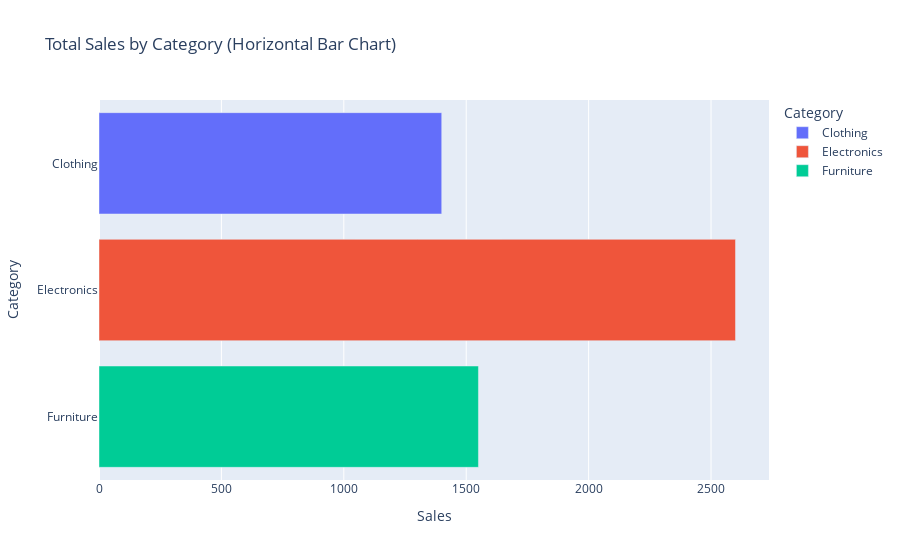

Notebook code cell kept with this figure:
### Markdown cell above
# Horizontal Bar Chart

### Code cell
df_category_sales = df.groupby('Category', as_index=False)['Sales'].sum()
fig_horizontal = px.bar(
    df_category_sales,
    x='Sales',
    y='Category',
    orientation='h', # horizontal bar chart
    title='Total Sales by Category (Horizontal Bar Chart)',
    color='Category'
)
fig_horizontal.show()

### Figure 1 — Plotly figure (JSON) as saved in the notebook; plotly's stock layout.template omitted (floating-point values rounded to 4 significant figures)
{"data": [{"alignmentgroup": "True", "hovertemplate": "Category=%{y}<br>Sales=%{x}<extra></extra>", "legendgroup": "Clothing", "marker": {"color": "#636efa", "pattern": {"shape": ""}}, "name": "Clothing", "offsetgroup": "Clothing", "orientation": "h", "showlegend": true, "textposition": "auto", "type": "bar", "x": [1400], "xaxis": "x", "y": ["Clothing"], "yaxis": "y"}, {"alignmentgroup": "True", "hovertemplate": "Category=%{y}<br>Sales=%{x}<extra></extra>", "legendgroup": "Electronics", "marker": {"color": "#EF553B", "pattern": {"shape": ""}}, "name": "Electronics", "offsetgroup": "Electronics", "orientation": "h", "showlegend": true, "textposition": "auto", "type": "bar", "x": [2600], "xaxis": "x", "y": ["Electronics"], "yaxis": "y"}, {"alignmentgroup": "True", "hovertemplate": "Category=%{y}<br>Sales=%{x}<extra></extra>", "legendgroup": "Furniture", "marker": {"color": "#00cc96", "pattern": {"shape": ""}}, "name": "Furniture", "offsetgroup": "Furniture", "orientation": "h", "showlegend": true, "textposition": "auto", "type": "bar", "x": [1550], "xaxis": "x", "y": ["Furniture"], "yaxis": "y"}], "layout": {"barmode": "relative", "legend": {"title": {"text": "Category"}, "tracegroupgap": 0}, "title": {"text": "Total Sales by Category (Horizontal Bar Chart)"}, "xaxis": {"anchor": "y", "domain": [0, 1], "title": {"text": "Sales"}}, "yaxis": {"anchor": "x", "categoryarray": ["Furniture", "Electronics", "Clothing"], "categoryorder": "array", "domain": [0, 1], "title": {"text": "Category"}}}}
